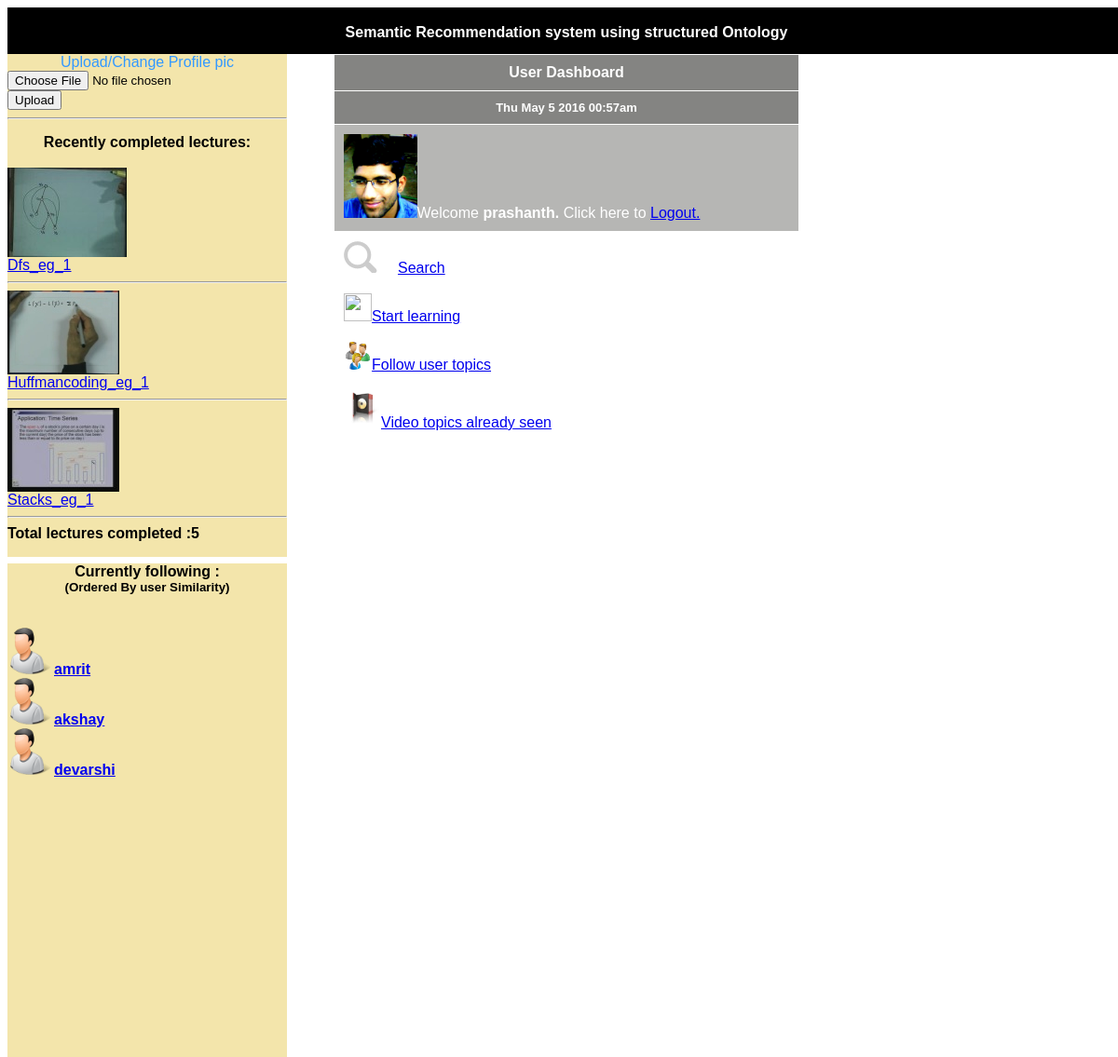
Screenshot of /dashboard.php (signed in) with the database file from the repository.
### tables this page shows
CREATE TABLE IF NOT EXISTS `userlearnt` (
  `likeid` int(11) NOT NULL AUTO_INCREMENT,
  `user_name` varchar(200) NOT NULL,
  `videoid` int(11) NOT NULL,
  PRIMARY KEY (`likeid`)
);

CREATE TABLE IF NOT EXISTS `learntvideos` (
  `id` int(11) NOT NULL AUTO_INCREMENT,
  `name` varchar(200) NOT NULL,
  `url` varchar(200) NOT NULL,
  `class` varchar(100) NOT NULL,
  PRIMARY KEY (`id`)
);

CREATE TABLE IF NOT EXISTS `users` (
  `user_id` int(11) NOT NULL AUTO_INCREMENT,
  `user_name` varchar(30) NOT NULL,
  `password` varchar(30) NOT NULL,
  `user_email` varchar(50) NOT NULL,
  `profilepic` varchar(200) NOT NULL,
  PRIMARY KEY (`user_id`),
  UNIQUE KEY `user_name` (`user_name`)
);

### dashboard.php (the view, shortened to what this page needs)
<?php
function youtubeID($string) {
    $pattern =
        '%^# Match any youtube URL
        (?:https?://)?
        (?:www\.)?
        (?:
          youtu\.be/
        | youtube\.com
          (?:
            /embed/
          | /v/
          | /watch\?v=
          )
        )
        ([\w-]{10,12})
        $%x'
        ;
    $result = preg_match($pattern, $string, $matches);
    if (false !== $result) {
        return $matches[1];
    }
    return false;
}
?>
<html>
<head>
<link rel="stylesheet" type="text/css" href="styles.css" />
</head>
<body>
<div style="background-color:black;color:white;height:50px;width:1200px;float:left;">
<div align="center">
<br>
<b>Semantic Recommendation system using structured Ontology</b>
</div>
</div>
<div id="content" style="background-color:#F3E5AB;height:540px;width:300px;float:left;">
<form enctype="multipart/form-data" action="" method="POST">
   <div align="center"><font size='3px' color='#39F'> Upload/Change Profile pic</font></div>
    <input name="userfile" type="file" />
    <input type="submit" name="sendimage" value="Upload" />
	<hr>
</form>
<b><div align="center"> Recently completed lectures: </div></b><br>
<?php
$username = $_SESSION["user_name"];
$a =mysql_query("select * from userlearnt where user_name='$username' order by likeid desc limit 3");
while($b = mysql_fetch_array($a))
{
	$v = $b["videoid"];
	$vq = mysql_query("select * from learntvideos where id='$v'");
	$fetch = mysql_fetch_array($vq);
	$in = $fetch["name"];
	$sq = mysql_query("select class, url from instanceclass where instance = '$in'");
	$sqq = mysql_fetch_array($sq);
	echo "<a    target='_blank' href='resultmain.php?instance=".$in."&class=".$sqq["class"]."&url=".$sqq["url"]."'><img src='thumbnails/".youtubeID($sqq["url"]).".jpg'/><br>".$in."</a>";
	echo "<hr>";
}
$h2 = mysql_query("select * from learntvideos, userlearnt where learntvideos.id = userlearnt.videoid and userlearnt.user_name='$username'");
$count_number = mysql_num_rows($h2);
echo "<b> Total lectures completed :".$count_number."</b>";
?>
</div>
<div id="content" style="height:547px;width:600px;float:left;">
<table border="0" cellpadding="10" cellspacing="1" width="500" align="center">
<tr class="tableheader">
<td align="center">User Dashboard</td>
</tr>
<tr class="tableheader">
<td align="center"><span style="font-size:13px" id="datetime"> </span></td>
</tr>
<tr class="tablerow">
<td>
<?php
if($_SESSION["user_name"]) {
?>
<?php
$username = $_SESSION["user_name"];
$qshow = "SELECT * FROM users WHERE user_name = '$username'";
$rshow = mysql_query($qshow) or die(mysql_error());
	while($rowshow = mysql_fetch_array($rshow))
	{
	$path = $rowshow["profilepic"];
echo "<img src='$path' height='90px'/>";
}
?>Welcome <b><?php echo $_SESSION["user_name"]; ?>.</b> Click here to <a href="logout.php" tite="Logout">Logout.
<?php
}
?>
<br>
</td>
</tr>
<tr>
<td>
<a href="search.php"><img src="images/s.png"/>Search</a>
<br><br>
<a href="usermain.php"><img src="images/check.jpg" width="30px"/>Start learning</a>
<br><br>
<a href="user.php"><img src="images/users.jpg" width="30px"/>Follow user topics </a><br><br>
<a href="history.php"><img src="images/history.jpg" width="40px"/>Video topics already seen</a>
<br><br><br>
</td>
</tr>
</table>
</div>
<div id="content" style="background-color:#F3E5AB;height:530px;width:300px;float:left;">
<b><div align="center">Currently following :<br><sub>(Ordered By user Similarity)</div></b> <br><br>
<?php
function cal_match($username)
{
	$cur_learnt = array();
$follow_learnt = array();
$curname = $_SESSION["user_name"];
$que1 = mysql_query("select * from userlearnt where user_name = '$curname'");
$que2 = mysql_query("select * from userlearnt where user_name='$username'");
while($fetch1 = mysql_fetch_array($que1))
{
	array_push($cur_learnt, $fetch1["videoid"]);
}
while($fetch2 = mysql_fetch_array($que2))
{
	array_push($follow_learnt, $fetch2["videoid"]);
}
$newarr = array_unique(array_merge($cur_learnt, $follow_learnt));
$intersect = array_intersect($cur_learnt, $follow_learnt);
$diff = array_diff($newarr, $cur_learnt);
$total = count($newarr);
$intersect_number = count($intersect);
$percentage = ($intersect_number/$total)*100;
return $percentage;
}
$user = $_SESSION["user_name"];
$cur_f = mysql_query("select * from following where name1='$user'");
$userper = array();
while($r = mysql_fetch_array($cur_f))
{
	$t = $r['name2'];
	$show_per = cal_match($t);
	$show_per = round($show_per, 2);
	$userper[$t] = $show_per;
}
arsort($userper);
foreach($userper as $key=>$value)
{
		echo "<a href='usermatch.php?name=".$key."'><img src='images/user.jpg' width='50px'/><b>".$key."</b></a><br>";
}
?>
</div>
<br>
</body></html>

### styles.css (style rules this page uses)
body { font-family: "Century Gothic", CenturyGothic, AppleGothic, sans-serif; }
.tableheader { background-color: #848482; color:white; font-weight:bold; }
.tablerow { background-color: #B6B6B4; color:white; }

### rows the page displays
userlearnt: shows a picture, learntvideos.name "Dfs_eg_1"
userlearnt: shows a picture, learntvideos.name "Huffmancoding_eg_1"
userlearnt: shows a picture, learntvideos.name "Stacks_eg_1"
users: profilepic (picture)

### other values shown
$count_number "5"
$_SESSION["user_name"] "prashanth"
$key "amrit"
$key "akshay"
$key "devarshi"
